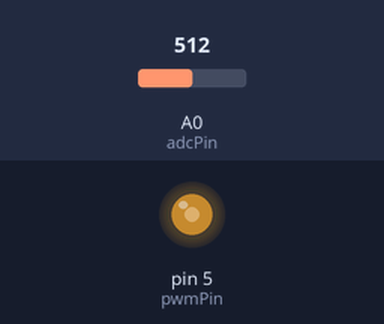
Bench run of a sketch on a simulated Arduino Uno, built with avr-gcc and run on an emulated ATmega328P. Shown: output pins drawn as LEDs (lit = HIGH). Inputs (shaded band) come from the test bench; at power-on: A0 (adcPin) = 512.

Above: at 1.2 s.
1.3 s: A0 (adcPin) set to 716
At 2.3 s:
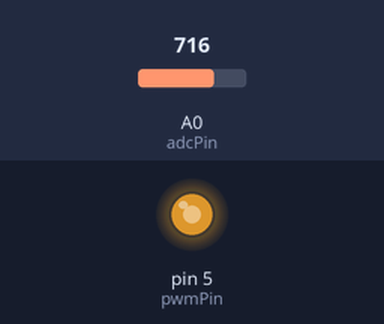
2.8 s: A0 (adcPin) set to 900
At 3.8 s:
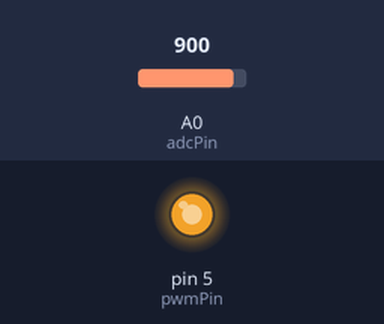
4.3 s: A0 (adcPin) set to 122
At 5.5 s:
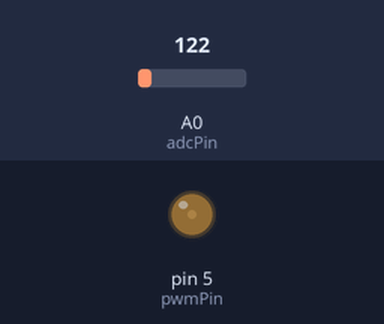
5.8 s: A0 (adcPin) set to 0
At 7.2 s:
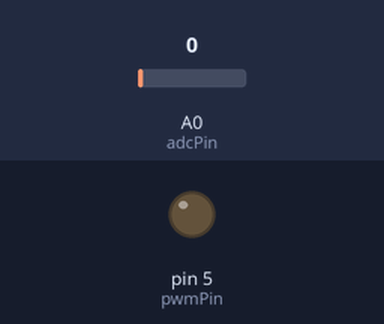
Timing chart, 0 to 8.3 s (numbered marks = the images above; inputs shaded):
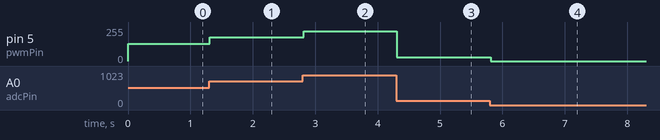

Measured:
- after the input at 1.3 s, pin 5 (pwmPin): 128/255 → 179/255 at once
- after the input at 2.8 s, pin 5 (pwmPin): 179/255 → 225/255 at once
- after the input at 4.3 s, pin 5 (pwmPin): 225/255 → 30/255 at once
- after the input at 5.8 s, pin 5 (pwmPin): 30/255 → 0/255 at once

The sketch:

analogInOut.ino
```cpp
//simple test with one analog sensor (pot) and one pwm (led)

byte pwmPin= 5;        //mega168 pin: 11
byte adcPin= A0;       //mega168 pin: 23

void setup() {
  pinMode(pwmPin, OUTPUT);  //enable pwm pin as an output. pins are input by default
}
void loop() {
  int val= analogRead(adcPin);  //read a value from the analog sensor (0-1023)
  analogWrite(pwmPin, val/4);   //we need to scale down from 0-1023 to 0-255
  delay(20);
}
```
